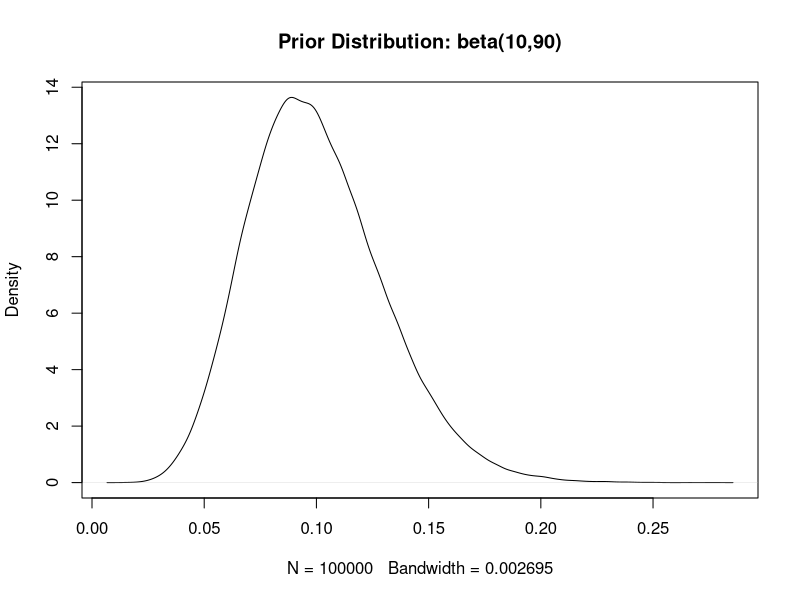
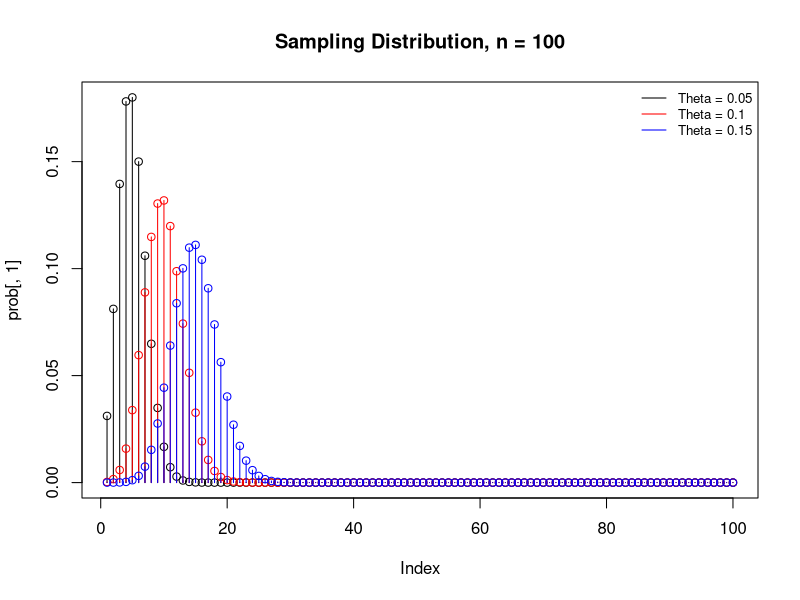
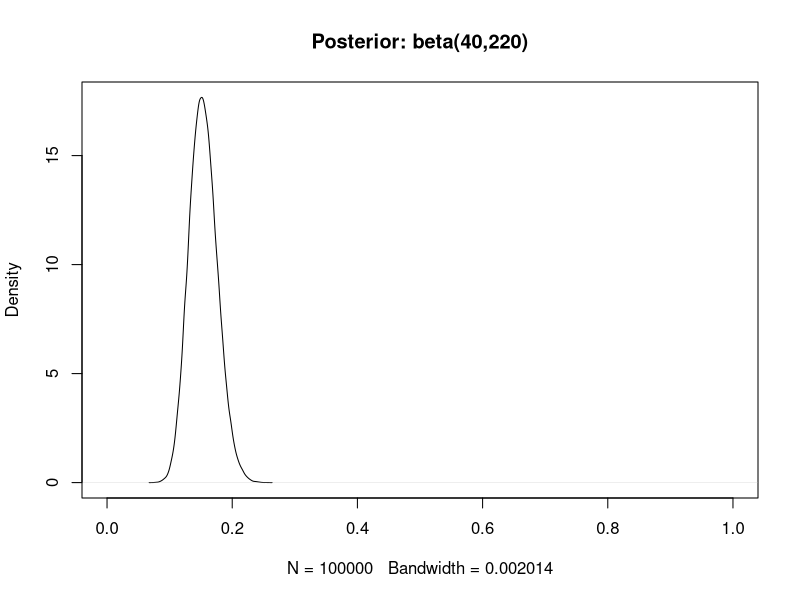
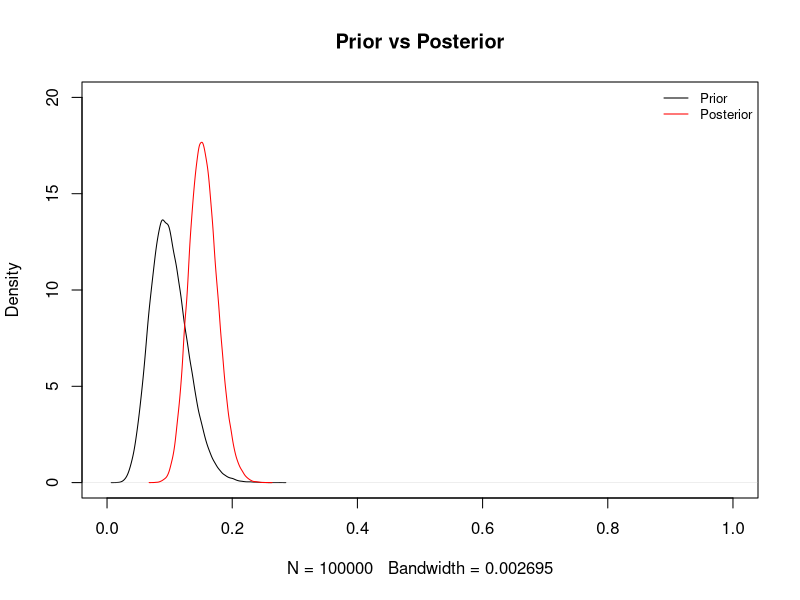

Write R code to recreate these figures, in order.
## ---- chunk 1
nrand<-100000
a<-10
b<-90

#We choose the beta such that the mean (a / a+b) is 0.1
dt<-rbeta(nrand,a,b)
plot(density(dt),main='Prior Distribution: beta(10,90)')
## ---- chunk 2
n<-100 #Number of observations
theta<-c(0.05,0.1, 0.15) #List of possible theta
J<-length(theta) 
prob<-array(dim=c(n,J))
for (j in 1:J){
  for (i in 1:n){
    prob[i,j]<-dbinom(i,n,theta[j])
  }
}

plot(prob[,1],main='Sampling Distribution, n = 100') #First density plot of theta = 0.05
segments(1:n, 0, 1:n, prob[,1])
 
points(prob[,2], col="red") #First density plot of theta = 0.1
segments(1:n, 0, 1:n, prob[,2], col="red")

points(prob[,3], col="blue") #First density plot of theta = 0.2
segments(1:n, 0, 1:n, prob[,3], col="blue")

legend("topright", legend=c("Theta = 0.05", "Theta = 0.1", "Theta = 0.15"),
       col=c("black", "red","blue"), lty=1, cex=0.8, bty="n")

## ---- chunk 3
#generating a random number from a posterior beta(a + y,b + n + y) distribution

y<-30 #Your ad was clicked 30 times
n<-100 #From 100 visitor
a1<-a+y
b1<-b+n+y

dt.post<-rbeta(nrand,a1,b1)
plot(density(dt.post),main='Posterior: beta(40,220)',
     xlim=c(0, 1))
## ---- chunk 4

#Graph overly prior and posterior density

plot(density(dt),xlim=c(0, 1),ylim=c(0,20),main='Prior vs Posterior')
lines(density(dt.post), col="red")

#Add legend
legend("topright", legend=c("Prior", "Posterior"),
       col=c("black", "red"), lty=1, cex=0.8, bty="n")

